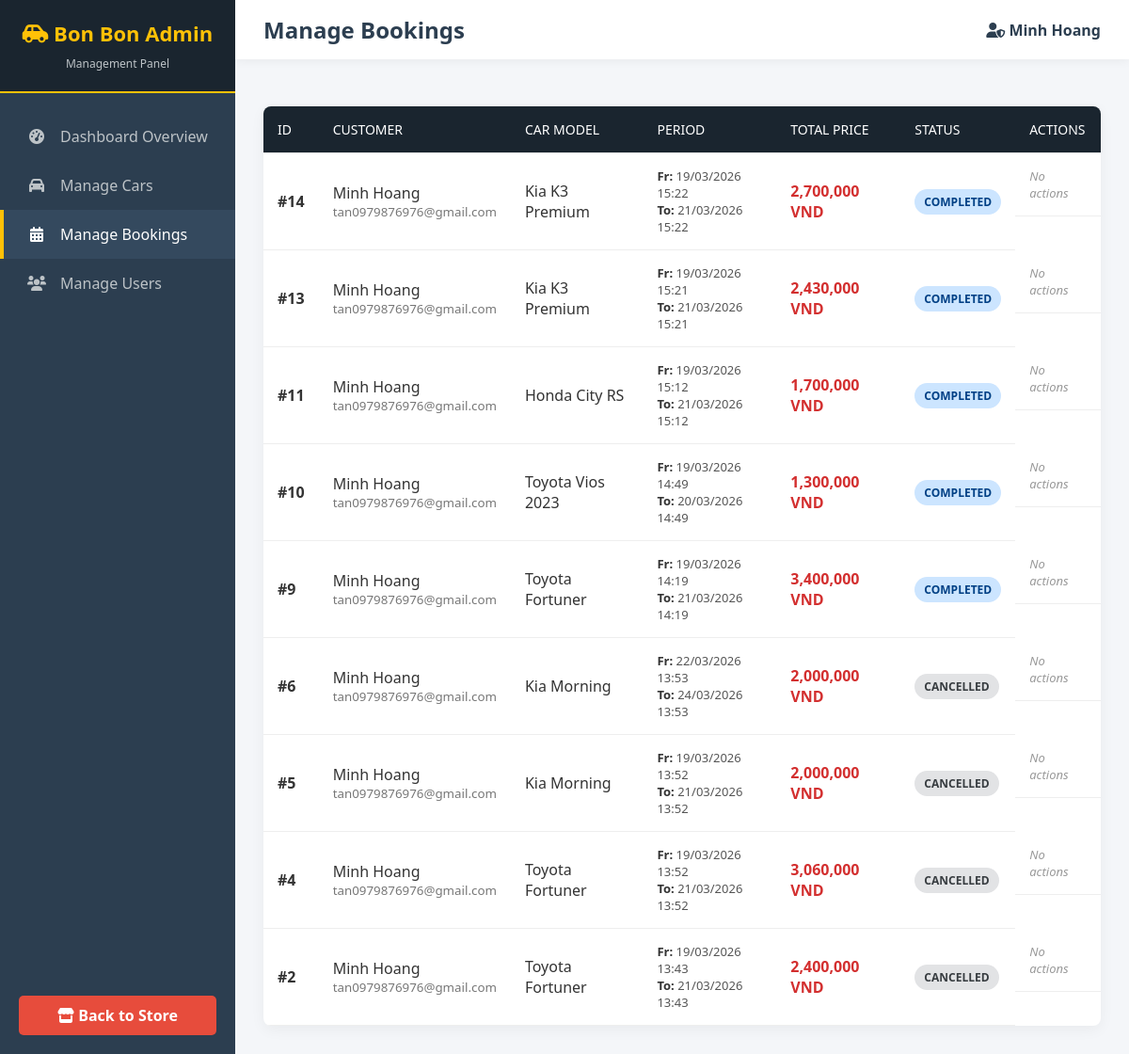
The app's page /index.php?action=admin_bookings (signed in), older data.
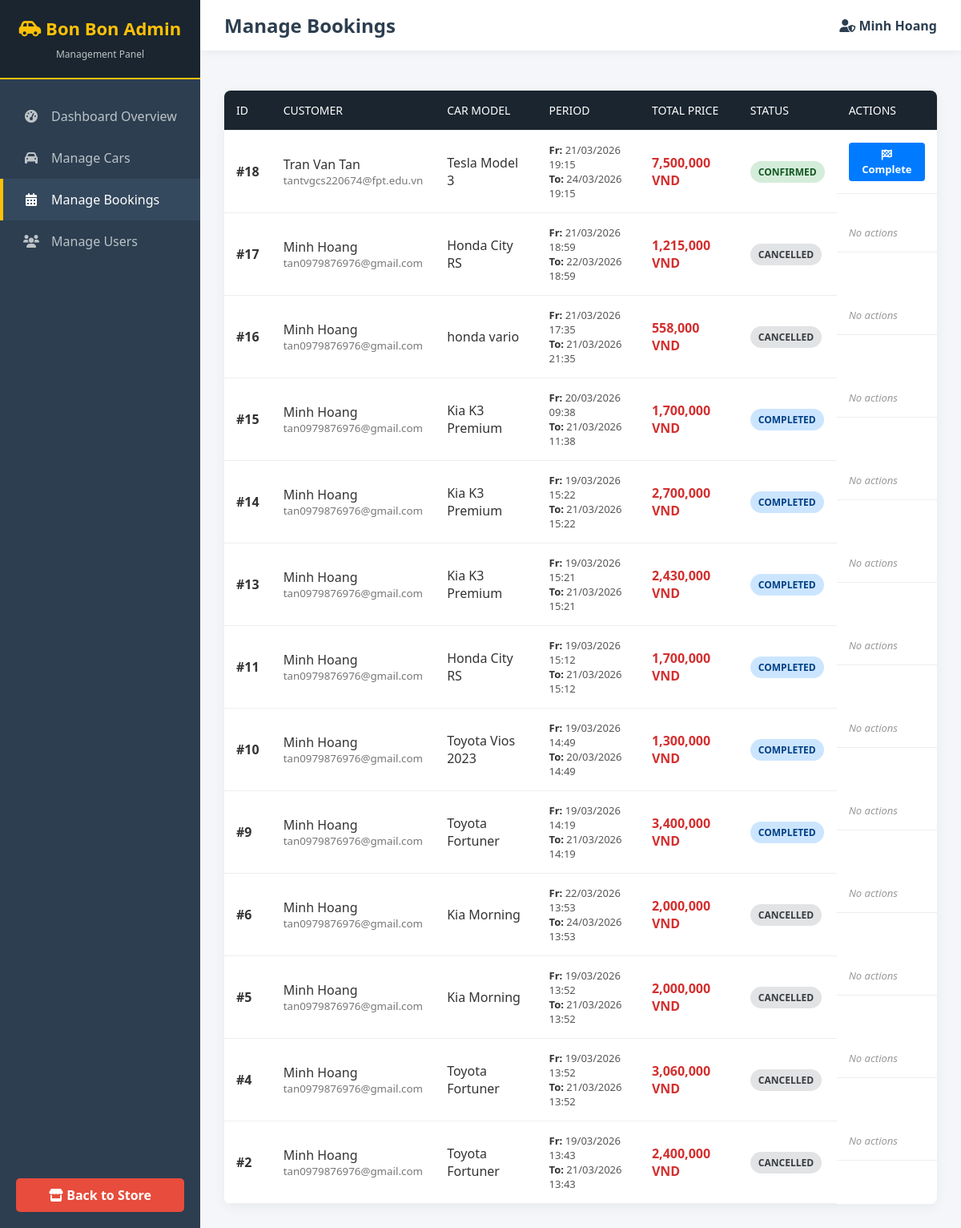
The same page, newer data.
### tables this page shows
CREATE TABLE `bookings` (
  `id` int(11) NOT NULL,
  `user_id` int(11) NOT NULL,
  `car_id` int(11) NOT NULL,
  `pickup_datetime` datetime NOT NULL,
  `dropoff_datetime` datetime NOT NULL,
  `service_type` enum('self-drive','with-driver') NOT NULL,
  `total_price` decimal(12,2) NOT NULL,
  `status` enum('pending','confirmed','cancelled','completed') DEFAULT 'pending',
  `created_at` timestamp NOT NULL DEFAULT current_timestamp()
);

CREATE TABLE `users` (
  `id` int(11) NOT NULL,
  `fullname` varchar(100) NOT NULL,
  `email` varchar(150) NOT NULL,
  `phone` varchar(20) NOT NULL,
  `password_hash` varchar(255) NOT NULL,
  `address` varchar(255) DEFAULT NULL,
  `avatar_url` varchar(255) DEFAULT NULL,
  `role` enum('admin','customer') DEFAULT 'customer',
  `is_active` tinyint(1) DEFAULT 0,
  `created_at` timestamp NOT NULL DEFAULT current_timestamp(),
  `updated_at` timestamp NOT NULL DEFAULT current_timestamp() ON UPDATE current_timestamp(),
  `membership_tier` enum('new','loyal','vip') DEFAULT 'new'
);

CREATE TABLE `cars` (
  `id` int(11) NOT NULL,
  `model_name` varchar(150) NOT NULL,
  `category` varchar(50) NOT NULL,
  `seats` int(11) NOT NULL,
  `fuel_type` varchar(50) NOT NULL,
  `transmission` enum('auto','manual') NOT NULL,
  `price_per_day` decimal(12,2) NOT NULL,
  `price_per_hour` decimal(12,2) NOT NULL,
  `image_url` varchar(255) DEFAULT NULL,
  `description` text DEFAULT NULL,
  `is_available` tinyint(1) DEFAULT 1,
  `created_at` timestamp NOT NULL DEFAULT current_timestamp()
);

### datafunctions/booking_functions.php (called while the page is built, shortened)
<?php
function getAllBookingsAdmin(PDO $db): array {
    try {
        $sql = "SELECT b.*, c.model_name, u.fullname, u.email
                FROM bookings b
                LEFT JOIN cars c ON b.car_id = c.id
                LEFT JOIN users u ON b.user_id = u.id
                ORDER BY b.created_at DESC";
        $stmt = $db->prepare($sql);
        $stmt->execute();
        return $stmt->fetchAll(PDO::FETCH_ASSOC);
    } catch (PDOException $e) {
        die("Lỗi SQL SQL trong getAllBookingsAdmin: " . $e->getMessage());
    }
}

### views/admin/bookings_list.php (the view, shortened to what this page needs)
<!DOCTYPE html>
<html lang="en">
<head>
    <link href="https://cdnjs.cloudflare.com/ajax/libs/font-awesome/6.0.0/css/all.min.css" rel="stylesheet">
</head>
<body>
    <div class="sidebar">
        <div class="sidebar-header">
            <h2><i class="fas fa-car-side"></i> Bon Bon Admin</h2>
            <span>Management Panel</span>
        </div>
        <div class="sidebar-nav">
            <a href="index.php?action=admin_dashboard"><i class="fas fa-tachometer-alt"></i> Dashboard Overview</a>
            <a href="index.php?action=admin_cars"><i class="fas fa-car"></i> Manage Cars</a>
            <a href="index.php?action=admin_bookings" class="active"><i class="fas fa-calendar-alt"></i> Manage Bookings</a>
            <a href="index.php?action=admin_users"><i class="fas fa-users"></i> Manage Users</a>
        </div>
        <div class="sidebar-footer">
            <a href="index.php?action=home" class="btn-back"><i class="fas fa-store"></i> Back to Store</a>
        </div>
    </div>
    <div class="main-content">
        <div class="top-navbar">
            <h1>Manage Bookings</h1>
            <div class="admin-profile">
                <span><i class="fas fa-user-shield"></i> <?= htmlspecialchars($_SESSION['user']['fullname'] ?? '') ?></span>
            </div>
        </div>
        <div class="content-body">
            <?php if (empty($bookings)): ?>
                <p style="text-align: center; font-size: 18px; color: #777; margin-top: 20px;">No bookings found in the database.</p>
            <?php else: ?>
            <div class="table-container">
                <table>
                    <thead>
                        <tr>
                            <th>ID</th>
                            <th>Customer</th>
                            <th>Car Model</th>
                            <th>Period</th>
                            <th>Total Price</th>
                            <th>Status</th>
                            <th>Actions</th>
                        </tr>
                    </thead>
                    <tbody>
                        <?php foreach ($bookings as $booking): ?>
                            <tr>
                                <td><strong>#<?= htmlspecialchars($booking['id'] ?? '') ?></strong></td>
                                <td class="customer-info">
                                    <?= htmlspecialchars($booking['fullname'] ?? 'User Deleted') ?>
                                    <small><?= htmlspecialchars($booking['email'] ?? 'User Deleted') ?></small>
                                </td>
                                <td><?= htmlspecialchars($booking['model_name'] ?? 'Car Deleted') ?></td>
                                <td class="period-info">
                                    <strong>Fr:</strong> <?= date('d/m/Y H:i', strtotime($booking['pickup_datetime'] ?? '')) ?><br>
                                    <strong>To:</strong> <?= date('d/m/Y H:i', strtotime($booking['dropoff_datetime'] ?? '')) ?>
                                </td>
                                <td style="font-weight: bold; color: #d32f2f;">
                                    <?= number_format((float)($booking['total_price'] ?? 0), 0, '.', ',') ?> VND
                                </td>
                                <td>
                                    <span class="badge <?= htmlspecialchars($booking['status'] ?? '') ?>">
                                        <?= htmlspecialchars($booking['status'] ?? '') ?>
                                    </span>
                                </td>
                                <td class="action-btns">
                                    <?php if (($booking['status'] ?? '') === 'pending'): ?>
                                        <form method="POST" action="index.php?action=admin_update_booking" style="display:inline-block;" onsubmit="return confirm('Confirm this booking?');">
                                            <input type="hidden" name="booking_id" value="<?= htmlspecialchars($booking['id'] ?? '') ?>">
                                            <input type="hidden" name="status" value="confirmed">
                                            <button type="submit" class="btn-confirm"><i class="fas fa-check"></i> Confirm</button>
                                        </form>
                                        <form method="POST" action="index.php?action=admin_update_booking" style="display:inline-block;" onsubmit="return confirm('Reject this booking?');">
                                            <input type="hidden" name="booking_id" value="<?= htmlspecialchars($booking['id'] ?? '') ?>">
                                            <input type="hidden" name="status" value="cancelled">
                                            <button type="submit" class="btn-reject"><i class="fas fa-times"></i> Reject</button>
                                        </form>
                                    <?php elseif (($booking['status'] ?? '') === 'confirmed'): ?>
                                        <form method="POST" action="index.php?action=admin_update_booking" style="display:inline-block;" onsubmit="return confirm('Mark this booking as completed?');">
                                            <button type="submit" class="btn-complete"><i class="fas fa-flag-checkered"></i> Complete</button>
                                        </form>
                                    <?php else: ?>
                                        <span style="color: #999; font-size: 13px; font-style: italic;">No actions</span>
                                    <?php endif; ?>
                                </td>
                            </tr>
                        <?php endforeach; ?>
                    </tbody>
                </table>
            </div>
            <?php endif; ?>
        </div>
    </div>
</body>
</html>

### index.php (shortened to what this page needs)
<?php
$action = $_GET['action'] ?? 'home';
switch ($action) {
    case 'admin_dashboard':
    case 'admin_cars':
    case 'admin_delete_car':
    case 'admin_add_car':
    case 'admin_edit_car':
    case 'admin_users':
    case 'admin_edit_user':
    case 'admin_delete_user':
    case 'admin_bookings':
    case 'admin_update_booking':
        require_once 'controllers/AdminController.php';
        break;
}

### controllers/AdminController.php (shortened to what this page needs)
<?php
require_once __DIR__ . '/../datafunctions/car_functions.php';
require_once __DIR__ . '/../datafunctions/booking_functions.php';
$action = $_GET['action'] ?? 'admin_dashboard';
switch ($action) {
    case 'admin_bookings':
        $db = getConnection();
        $bookings = getAllBookingsAdmin($db);
        require_once __DIR__ . '/../views/admin/bookings_list.php';
        break;
}

### views/admin/bookings_list.php (style rules this page uses)
* { margin: 0; padding: 0; box-sizing: border-box; font-family: 'Segoe UI', Tahoma, Geneva, Verdana, sans-serif; }
body { display: flex; min-height: 100vh; background-color: #f4f6f9; color: #333; }
.sidebar { width: 250px; background-color: #2c3e50; color: #fff; display: flex; flex-direction: column; flex-shrink: 0; }
.sidebar-header { padding: 20px; background-color: #1a252f; text-align: center; border-bottom: 2px solid #ffc107; }
.sidebar-header h2 { color: #ffc107; font-size: 22px; margin-bottom: 5px; }
.sidebar-header span { font-size: 12px; color: #bdc3c7; }
.sidebar-nav { flex-grow: 1; padding: 20px 0; }
.sidebar-nav a { display: flex; align-items: center; padding: 15px 25px; color: #bdc3c7; text-decoration: none; transition: 0.3s; border-left: 4px solid transparent; }
.sidebar-nav a:hover, .sidebar-nav a.active { background-color: #34495e; color: #fff; border-left-color: #ffc107; }
.sidebar-nav a i { margin-right: 15px; width: 20px; text-align: center; }
.sidebar-footer { padding: 20px; }
.btn-back { display: block; width: 100%; padding: 10px; background-color: #e74c3c; color: #fff; text-align: center; text-decoration: none; border-radius: 5px; font-weight: bold; transition: 0.3s; }
.main-content { flex-grow: 1; display: flex; flex-direction: column; overflow-x: hidden; }
.top-navbar { background: #fff; padding: 15px 30px; display: flex; justify-content: space-between; align-items: center; box-shadow: 0 2px 10px rgba(0,0,0,0.05); }
.top-navbar h1 { font-size: 24px; color: #2c3e50; }
.admin-profile { display: flex; align-items: center; gap: 15px; }
.admin-profile span { font-weight: bold; color: #2c3e50; }
.content-body { padding: 30px; overflow-y: auto; }
.table-container { background: #fff; border-radius: 8px; box-shadow: 0 4px 15px rgba(0,0,0,0.05); overflow: hidden; }
table { width: 100%; border-collapse: collapse; }
th, td { padding: 15px; text-align: left; border-bottom: 1px solid #eee; vertical-align: middle; }
th { background-color: #1a252f; color: #fff; font-weight: 500; text-transform: uppercase; font-size: 14px; }
.badge { padding: 5px 10px; border-radius: 20px; font-size: 12px; font-weight: bold; text-transform: uppercase; display: inline-block; }
.badge.confirmed { background-color: #d4edda; color: #155724; }
.badge.completed { background-color: #cce5ff; color: #004085; }
.badge.cancelled { background-color: #e2e3e5; color: #383d41; }
.customer-info small { color: #777; display: block; }
.period-info { font-size: 13px; color: #555; }
.period-info strong { color: #333; }
.action-btns { display: flex; gap: 5px; flex-wrap: wrap; }
.btn-complete { background-color: #007bff; color: #fff; padding: 6px 12px; border: none; border-radius: 4px; font-size: 13px; cursor: pointer; transition: 0.2s; font-weight: bold; }

Row changes from the older to the newer data that the page shows:
added bookings: id "18", user.fullname "Tran Van Tan", user.email "tantvgcs220674@fpt.edu.vn", car.model_name "Tesla Model 3", pickup_datetime "21/03/2026 19:15", dropoff_datetime "24/03/2026 19:15", total_price "7,500,000", status "CONFIRMED"
added bookings: id "17", user.fullname "Minh Hoang", user.email "tan0979876976@gmail.com", car.model_name "Honda City RS", pickup_datetime "21/03/2026 18:59", dropoff_datetime "22/03/2026 18:59", total_price "1,215,000", status "CANCELLED", shows "No actions"
added bookings: id "16", user.fullname "Minh Hoang", user.email "tan0979876976@gmail.com", car.model_name "honda vario", pickup_datetime "21/03/2026 17:35", dropoff_datetime "21/03/2026 21:35", total_price "558,000", status "CANCELLED", shows "No actions"
added bookings: id "15", user.fullname "Minh Hoang", user.email "tan0979876976@gmail.com", car.model_name "Kia K3 Premium", pickup_datetime "20/03/2026 09:38", dropoff_datetime "21/03/2026 11:38", total_price "1,700,000", status "COMPLETED", shows "No actions"
